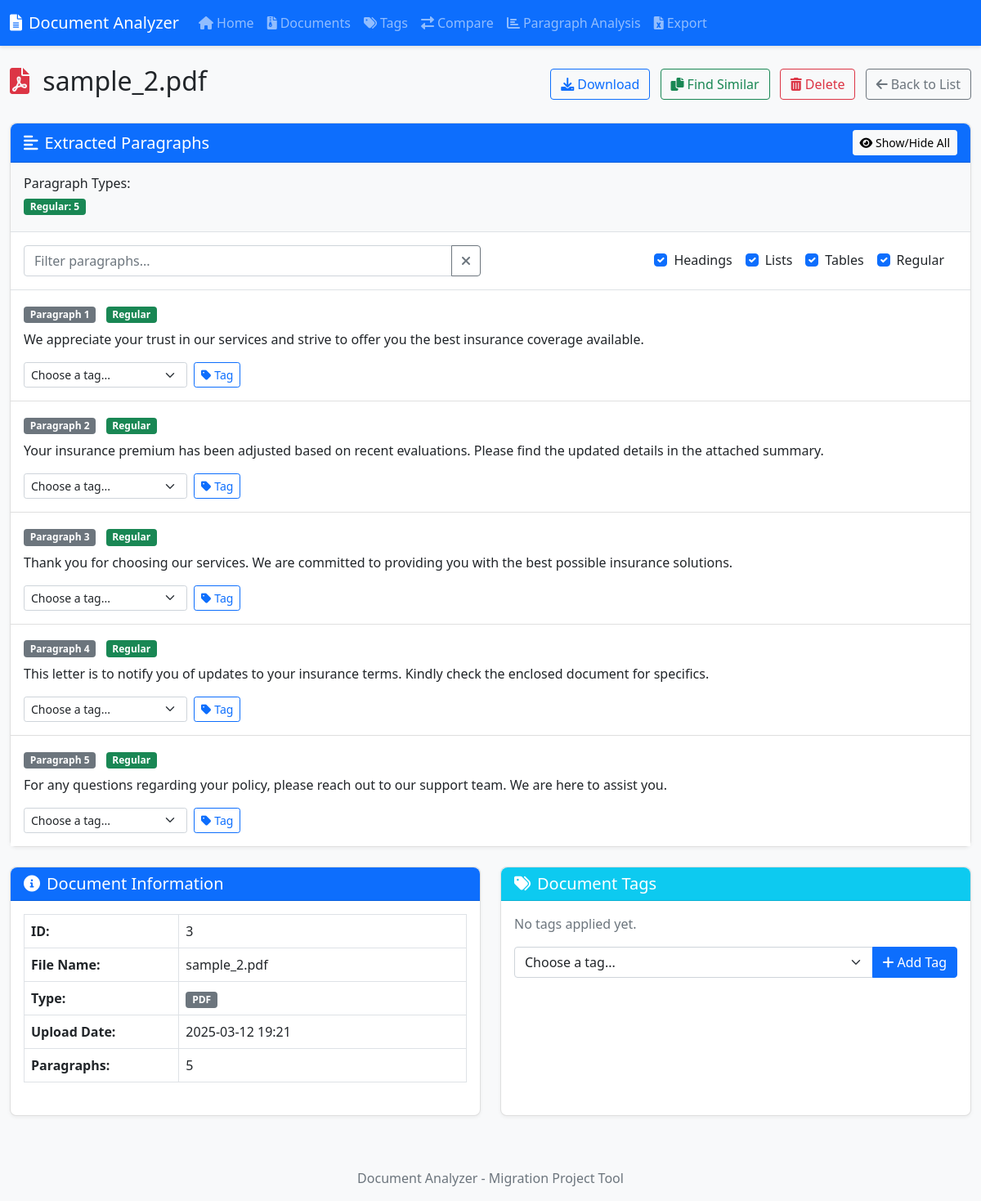
Screenshot of /document/3 with the database file from the repository.
### models.py (models this page shows, shortened)
class Document(db.Model):
    id = db.Column(db.Integer, primary_key=True)
    filename = db.Column(db.String(255), nullable=False)
    original_filename = db.Column(db.String(255), nullable=False)
    file_type = db.Column(db.String(10), nullable=False)  # 'pdf' or 'docx'
    upload_date = db.Column(db.DateTime, default=datetime.utcnow)
    paragraphs = db.relationship('Paragraph', backref='document', lazy=True, cascade="all, delete-orphan")
    tags = db.relationship('Tag', secondary=document_tags, lazy='subquery',
                          backref=db.backref('documents', lazy=True))

class Paragraph(db.Model):
    id = db.Column(db.Integer, primary_key=True)
    document_id = db.Column(db.Integer, db.ForeignKey('document.id'), nullable=False)
    text = db.Column(db.Text, nullable=False)
    index = db.Column(db.Integer, nullable=False)  # Order within document
    paragraph_type = db.Column(db.String(20), default="regular")  # regular, heading, list-item, table-cell
    similarity_hash = db.Column(db.String(128), nullable=True)
    tags = db.relationship('Tag', secondary=paragraph_tags, lazy='subquery',
                          backref=db.backref('paragraphs', lazy=True))

### app.py (the view)
    @app.route('/document/<int:id>')
    def document_view(id):
        document = Document.query.get_or_404(id)
        all_tags = Tag.query.all()
        return render_template('document_view.html', document=document, all_tags=all_tags)

### templates/document_view.html (shortened to what this page needs)
{% extends 'base.html' %}
{% block content %}
<div class="d-flex justify-content-between align-items-center mb-4">
    <h2>
        {% if document.file_type == 'pdf' %}
            <i class="fas fa-file-pdf text-danger me-2"></i>
        {% else %}
            <i class="fas fa-file-word text-primary me-2"></i>
        {% endif %}
        {{ document.original_filename }}
    </h2>
    <div>
        <a href="{{ url_for('document_download', id=document.id) }}" class="btn btn-outline-primary me-2">
            <i class="fas fa-download me-1"></i>Download
        </a>
        <a href="{{ url_for('similar_documents', id=document.id) }}" class="btn btn-outline-success me-2">
            <i class="fas fa-copy me-1"></i>Find Similar
        </a>
        <button type="button" class="btn btn-outline-danger me-2"
                data-bs-toggle="modal"
                data-bs-target="#deleteDocumentModal">
            <i class="fas fa-trash-alt me-1"></i>Delete
        </button>
        <a href="{{ url_for('document_list') }}" class="btn btn-outline-secondary">
            <i class="fas fa-arrow-left me-1"></i>Back to List
        </a>
    </div>
</div>
<div class="card mb-4">
    <div class="card-header bg-primary text-white d-flex justify-content-between align-items-center">
        <h5 class="card-title mb-0"><i class="fas fa-align-left me-2"></i>Extracted Paragraphs</h5>
        <div>
            <button class="btn btn-sm btn-light" id="toggleAllParagraphs">
                <i class="fas fa-eye"></i> Show/Hide All
            </button>
        </div>
    </div>
    <div class="card-body p-0">
        <div class="p-3 bg-light border-bottom">
            <div class="row">
                <div class="col-md-12">
                    <h6>Paragraph Types:</h6>
                    <div class="d-flex flex-wrap">
                        {% set paragraph_type_counts = {} %}
                        {% for para in document.paragraphs %}
                            {% if para.paragraph_type in paragraph_type_counts %}
                                {% set _ = paragraph_type_counts.update({para.paragraph_type: paragraph_type_counts[para.paragraph_type] + 1}) %}
                            {% else %}
                                {% set _ = paragraph_type_counts.update({para.paragraph_type: 1}) %}
                            {% endif %}
                        {% endfor %}
                        {% for type, count in paragraph_type_counts.items() %}
                            {% if type == 'heading' %}
                                <span class="badge bg-primary me-2 mb-1">Headings: {{ count }}</span>
                            {% elif type == 'list-item' %}
                                <span class="badge bg-info me-2 mb-1">List Items: {{ count }}</span>
                            {% elif type == 'table-cell' %}
                                <span class="badge bg-warning text-dark me-2 mb-1">Table Cells: {{ count }}</span>
                            {% elif type == 'table-header' %}
                                <span class="badge bg-secondary me-2 mb-1">Table Headers: {{ count }}</span>
                            {% else %}
                                <span class="badge bg-success me-2 mb-1">Regular: {{ count }}</span>
                            {% endif %}
                        {% endfor %}
                    </div>
                </div>
            </div>
        </div>
        <div class="p-3 border-bottom">
            <div class="row align-items-center">
                <div class="col-md-6">
                    <div class="input-group">
                        <input type="text" id="paragraphFilter" class="form-control" placeholder="Filter paragraphs...">
                        <button class="btn btn-outline-secondary" type="button" id="clearFilter">
                            <i class="fas fa-times"></i>
                        </button>
                    </div>
                </div>
                <div class="col-md-6">
                    <div class="d-flex justify-content-end">
                        <div class="form-check form-check-inline">
                            <input class="form-check-input" type="checkbox" id="filterHeading" value="heading" checked>
                            <label class="form-check-label" for="filterHeading">Headings</label>
                        </div>
                        <div class="form-check form-check-inline">
                            <input class="form-check-input" type="checkbox" id="filterList" value="list-item" checked>
                            <label class="form-check-label" for="filterList">Lists</label>
                        </div>
                        <div class="form-check form-check-inline">
                            <input class="form-check-input" type="checkbox" id="filterTable" value="table-cell" checked>
                            <label class="form-check-label" for="filterTable">Tables</label>
                        </div>
                        <div class="form-check form-check-inline">
                            <input class="form-check-input" type="checkbox" id="filterRegular" value="regular" checked>
                            <label class="form-check-label" for="filterRegular">Regular</label>
                        </div>
                    </div>
                </div>
            </div>
        </div>
        <div class="list-group list-group-flush" id="paragraphContainer">
            {% for para in document.paragraphs %}
            <div class="list-group-item py-3 paragraph-item" data-type="{{ para.paragraph_type }}">
                <div class="d-flex justify-content-between align-items-center mb-2">
                    <div>
                        <span class="badge bg-secondary">Paragraph {{ para.index + 1 }}</span>
                        {% if para.paragraph_type == 'heading' %}
                            <span class="badge bg-primary ms-2">Heading</span>
                        {% elif para.paragraph_type == 'list-item' %}
                            <span class="badge bg-info ms-2">List Item</span>
                        {% elif para.paragraph_type == 'table-cell' %}
                            <span class="badge bg-warning text-dark ms-2">Table Cell</span>
                        {% elif para.paragraph_type == 'table-header' %}
                            <span class="badge bg-secondary ms-2">Table Header</span>
                        {% else %}
                            <span class="badge bg-success ms-2">Regular</span>
                        {% endif %}
                    </div>
                </div>
                <div class="paragraph-text mb-3 ">
                    {{ para.text }}
                </div>
                <div class="paragraph-actions">
                    <form action="{{ url_for('tag_paragraph', id=para.id) }}" method="post" class="d-flex">
                        <select class="form-select form-select-sm me-2" name="tag_id" style="max-width: 200px;">
                            <option value="" selected>Choose a tag...</option>
                        </select>
                        <button class="btn btn-sm btn-outline-primary" type="submit">
                            <i class="fas fa-tag me-1"></i>Tag
                        </button>
                    </form>
                </div>
            </div>
            {% endfor %}
        </div>
    </div>
</div>
<div class="row mb-4">
    <div class="col-md-6">
        <div class="card h-100">
            <div class="card-header bg-primary text-white">
                <h5 class="card-title mb-0"><i class="fas fa-info-circle me-2"></i>Document Information</h5>
            </div>
            <div class="card-body">
                <table class="table table-bordered mb-0">
                    <tr>
                        <th style="width: 35%">ID:</th>
                        <td>{{ document.id }}</td>
                    </tr>
                    <tr>
                        <th>File Name:</th>
                        <td>{{ document.original_filename }}</td>
                    </tr>
                    <tr>
                        <th>Type:</th>
                        <td>
                            <span class="badge bg-secondary">{{ document.file_type.upper() }}</span>
                        </td>
                    </tr>
                    <tr>
                        <th>Upload Date:</th>
                        <td>{{ document.upload_date.strftime('%Y-%m-%d %H:%M') }}</td>
                    </tr>
                    <tr>
                        <th>Paragraphs:</th>
                        <td>{{ document.paragraphs|length }}</td>
                    </tr>
                </table>
            </div>
        </div>
    </div>
    <div class="col-md-6">
        <div class="card h-100">
            <div class="card-header bg-info text-white">
                <h5 class="card-title mb-0"><i class="fas fa-tags me-2"></i>Document Tags</h5>
            </div>
            <div class="card-body">
                <div class="mb-3">
                    {% for tag in document.tags %}
                        <span class="badge mb-1 me-1" style="background-color: {{ tag.color }}">
                            {{ tag.name }}
                        </span>
                    {% else %}
                        <p class="text-muted">No tags applied yet.</p>
                    {% endfor %}
                </div>
                <form action="{{ url_for('tag_document', id=document.id) }}" method="post">
                    <div class="input-group">
                        <select class="form-select" name="tag_id">
                            <option value="" selected>Choose a tag...</option>
                        </select>
                        <button class="btn btn-primary" type="submit">
                            <i class="fas fa-plus me-1"></i>Add Tag
                        </button>
                    </div>
                </form>
            </div>
        </div>
    </div>
</div>
{% endblock %}

### static/css/main.css (style rules this page uses)
body { font-family: 'Segoe UI', Tahoma, Geneva, Verdana, sans-serif; background-color: #f8f9fa; }
.card { border-radius: 0.5rem; box-shadow: 0 2px 4px rgba(0,0,0,0.05); margin-bottom: 1.5rem; }
.card-header { border-top-left-radius: 0.5rem !important; border-top-right-radius: 0.5rem !important; }
.table th { font-weight: 600; }

### rows the page displays
Document: original_filename "sample_2.pdf", id "3", file_type "PDF", upload_date "2025-03-12 19:21"
Paragraph: count "5", para.index+1 "1", paragraph_type "Regular", text "We appreciate your trust in our services and strive to offer you the best insurance coverage available."
Paragraph: para.index+1 "2", paragraph_type "Regular", text "Your insurance premium has been adjusted based on recent evaluations. Please find the updated details in the attached summary."
Paragraph: para.index+1 "3", paragraph_type "Regular", text "Thank you for choosing our services. We are committed to providing you with the best possible insurance solutions."
Paragraph: para.index+1 "4", paragraph_type "Regular", text "This letter is to notify you of updates to your insurance terms. Kindly check the enclosed document for specifics."
Paragraph: para.index+1 "5", paragraph_type "Regular", text "For any questions regarding your policy, please reach out to our support team. We are here to assist you."

### other values shown
{{ document.paragraphs|length }} "5"
